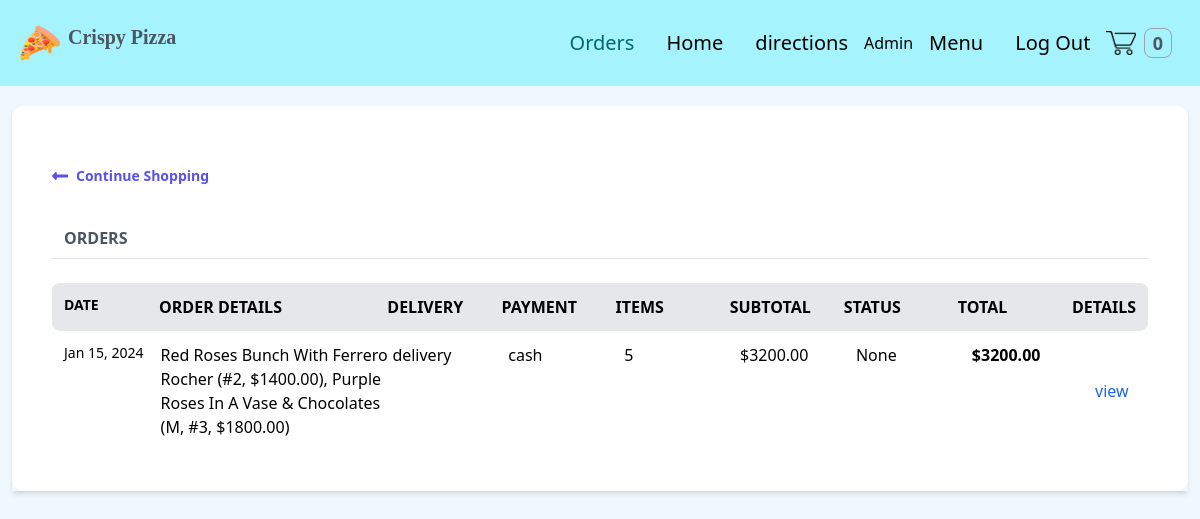
The page /orders/ (signed in) on the database as committed earlier.
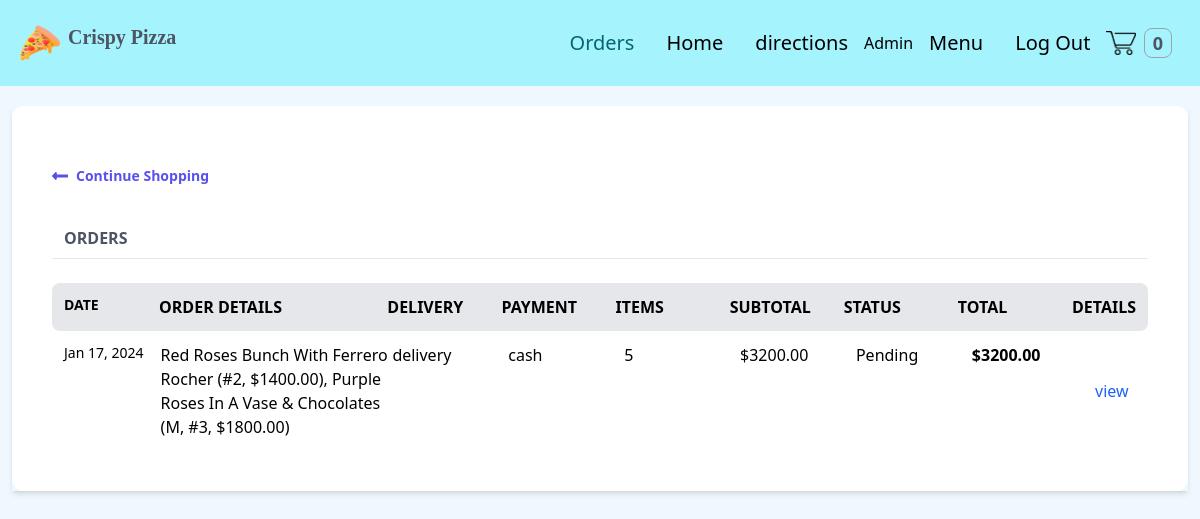
The same page on the database as committed later.
### order/models.py (models this page shows, shortened)
class Order(models.Model):
    PAYMENT_CHOICES = (("cash", "cash"), ("online", "online"))
    DELIVERY_CHOICES = (("delivery", "delivery"), ("carryout", "carryout"))
    transaction_id = models.UUIDField(
        primary_key=True, default=uuid.uuid4, editable=True
    )
    customer = models.ForeignKey(Customer, on_delete=models.CASCADE)
    STATUS =(
        ('Pending','Pending'),
        ('Order Confirmed','Order Confirmed'),
        ('Out for Delivery','Out for Delivery'),
        ('Delivered','Delivered'),
    )
    status=models.CharField(max_length=50,null=True,choices=STATUS,default='Pending')
    date_ordered = models.DateTimeField(auto_now_add=True)
    date_modified = models.DateTimeField(auto_now=True)
    complete = models.BooleanField(default=False)
    paid = models.BooleanField(default=False)
    payment_method = models.CharField(max_length=10, choices=PAYMENT_CHOICES)
    delivery_method = models.CharField(max_length=10, choices=DELIVERY_CHOICES)
    shipping = models.ForeignKey(
        "ShippingAddress", on_delete=models.SET_NULL, blank=True, null=True
    )
    pickup = models.ForeignKey(
        "PickUpDetail", on_delete=models.SET_NULL, blank=True, null=True
    )
    coupon = models.ForeignKey(
        "Coupon", on_delete=models.SET_NULL, blank=True, null=True
    )
    email = models.EmailField(max_length=70, null=True, blank=True)
    phone = models.CharField(max_length=20, null=True, blank=True)
    @property
    def get_cart_subtotal(self):
        order_items = self.orderitem_set.all()
        total = sum([item.get_total for item in order_items])
        return total
    get_cart_subtotal.fget.short_description = "Subtotal"
    @property
    def get_cart_total(self):
        total = self.get_cart_subtotal
        if self.coupon:
            total = total - self.get_coupon_value
        return total
    get_cart_total.fget.short_description = "Total"
    @property
    def get_cart_items(self):
        order_items = self.orderitem_set.all()
        total = sum([item.quantity for item in order_items])
        return total
    get_cart_items.fget.short_description = "# Items"
    @property
    def display_items(self):
        order_items = self.orderitem_set.all()
        ticker, l = 1, len(order_items)
        product_titles = str()
        for item in order_items:
            add_comma = ", " if l > 1 and ticker != l else ""
            if item.variation:
                product_title = f"""{item.product.name}
                ({item.variation.get_size},
                #{item.quantity}, ${item.get_total}){add_comma}"""
            else:
                product_title = f"""{item.product.name}
                (#{item.quantity}, ${item.get_total}){add_comma}"""
            product_titles += product_title
            ticker += 1
        return product_titles
    @property
    def get_coupon_value(self):
        if self.coupon:
            if self.coupon.discount_type == "Percent":
                coupon_value = round(
                    self.get_cart_subtotal * self.coupon.discount_amount / 100, 2
                )
            else:
                coupon_value = self.coupon.discount_amount
        else:
            coupon_value = None
        return coupon_value
    get_coupon_value.fget.short_description = "Coupon"

class OrderItem(models.Model):
    product = models.ForeignKey(Product, on_delete=models.CASCADE)
    order = models.ForeignKey(Order, on_delete=models.CASCADE)
    variation = models.ForeignKey(
        ProductVariant, on_delete=models.SET_NULL, blank=True, null=True
    )
    quantity = models.IntegerField(default=0)
    date_added = models.DateTimeField(auto_now_add=True)
    @property
    def get_item_price(self):
        if self.product.has_variants:
            return self.variation.price
        else:
            return self.product.price
    @property
    def get_total(self):
        if self.product.has_variants:
            total = self.variation.price * self.quantity
        else:
            total = self.product.price * self.quantity
        return total
    get_total.fget.short_description = "Total"
    def image_tag(self):
        return mark_safe(
            f'<img src="{self.product.image.url}" width="100" height="100" />'
        )
    image_tag.short_description = "Image"

### store/models.py (models this page shows, shortened)
class Product(models.Model):
    id = models.UUIDField(primary_key=True, default=uuid.uuid4, editable=False)
    name = models.CharField(max_length=100)
    price = models.DecimalField(max_digits=6, decimal_places=2, blank=True, null=True)
    desc = models.TextField(max_length=500, blank=True, null=True)
    image = models.ImageField(blank=True, upload_to="images")
    created_at = models.DateField(auto_now_add=True)
    updated_at = models.DateField(auto_now=True)
    product_category = models.ForeignKey(
        "Category", on_delete=models.CASCADE, null=True, blank=True
    )
    class Meta:
        ordering = ("product_category",)
    def image_tag(self):  # pragma: no cover
        if self.image:
            return mark_safe(f'<img src="{self.image.url}" width="100" height="100" />')
    image_tag.short_description = "Image"
    @property
    def has_variants(self):
        if self.productvariant_set.count() > 0:
            return True
        else:
            return False

class ProductVariant(models.Model):
    title = models.CharField(max_length=100, blank=True, null=True)
    product = models.ForeignKey(Product, on_delete=models.CASCADE)
    size = models.ForeignKey(Size, on_delete=models.CASCADE)
    price = models.DecimalField(max_digits=6, decimal_places=2)
    @property
    def get_size(self):
        return str(self.size)

class Size(models.Model):
    name = models.CharField(max_length=20, blank=True, null=True, unique=True)
    def __str__(self):
        return self.name

### users/views.py (the view)
# urls.py: path("orders/", views.my_orders, name="my_orders"),
@login_required(login_url="users:login")
def my_orders(request):
    customer = request.user.customer
    orders = Order.objects.filter(customer=customer, complete=True).order_by(
        "-date_modified"
    )
    return render(request, "users/orders.html", context={"orders": orders})

### store/context_processors.py (called while the page is built, shortened)
def get_cart_quantity(request):
    if request.user.is_authenticated:
        try:
            customer = request.user.customer
        except:
            number_of_items = 0
    try:
        customer_order = Order.objects.filter(customer=customer, complete=False)[0]
        number_of_items = customer_order.get_cart_items
    except:
        number_of_items = 0
    return {"cart_quantity": number_of_items}

### users/templates/users/orders.html (shortened to what this page needs)
{% extends 'store/base.html' %} {% block content %}
<div class="flex flex-col shadow-md my-5 mx-3">
  <div class="w-full bg-white px-10 py-10 rounded-xl">
    <a href="{% url 'store:afterlogin' %}" class="flex font-semibold text-indigo-600 text-sm my-5 w-1/4">
      <svg class="fill-current mr-2 text-indigo-600 w-4" viewBox="0 0 448 512">
        <path
          d="M134.059 296H436c6.627 0 12-5.373 12-12v-56c0-6.627-5.373-12-12-12H134.059v-46.059c0-21.382-25.851-32.09-40.971-16.971L7.029 239.029c-9.373 9.373-9.373 24.569 0 33.941l86.059 86.059c15.119 15.119 40.971 4.411 40.971-16.971V296z" />
      </svg>
      Continue Shopping
    </a>
    {% if orders %}
    <div class="flex mt-10 mb-2">
      <h3 class="font-bold ml-3 text-gray-600 text-md uppercase w-2/5">
        Orders
      </h3>
    </div>
    <hr>
    <br>
    <div class="flex font-semibold uppercase space-around bg-gray-200 rounded-lg p-3">
      <div class="text-sm w-1/6">Date</div>
      <div class="w-2/5">Order details</div>
      <div class="w-1/5">Delivery</div>
      <div class="w-1/5">Payment</div>
      <div class="w-1/5">Items</div>
      <div class="w-1/5">Subtotal</div>
      <div class="w-1/5">Status</div>
      <div class="w-1/5">Total</div>
      <div class="w-1/12">Details</div>
    </div>
    {% for order in orders %}
    <div class="flex space-around hover:bg-gray-100 rounded-lg p-3">
      <div class="text-sm w-1/6">{{order.date_modified|date:"M d, Y" }}</div>
      <div class="w-2/5">
        {{order.display_items}}
      </div>
      <div class="w-1/5">{{order.delivery_method}}</div>
      <div class="w-1/5">{{order.payment_method}}</div>
      <div class="w-1/5">{{order.get_cart_items}}</div>
      <div class="w-1/5">${{order.get_cart_subtotal}}</div>
      <div class="w-1/5">{{order.status}}</div>
      <div class="w-1/5 font-semibold">${{order.get_cart_total}}</div>
      <button class="w-1/12 text-blue-600" onclick="toggleModal('{{forloop.counter}}')">view</button>
    </div>
    {% endfor %}
    {% else %}
    <div class="text-center text-xl font-semibold">
      <p>You have no orders</p>
    </div>
    {% endif %}
  </div>
</div>
{% endblock %}

Rows that differ between the two databases and show on the page:
changed Order "delivery": date_modified "Jan 15, 2024" → "Jan 17, 2024"; status "None" → "Pending"
